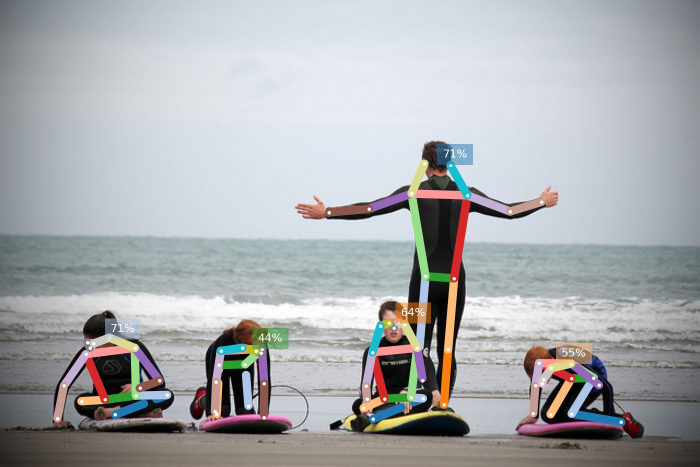
#> input picture documentation/Studienarbeit/images/keypoint-detection.jpeg, 1400 x 934 px, given in place of 20190402_142557.mov, which was not available (shown at 1/2 size)
$ jupyter execute --allow-errors movement_detection.ipynb   (text cells are left out)
#> lines starting #> are read from the running program, lines starting #| are printed output that depends on the picture; pictures that were not available may be replaced by others from this repository, and a replacement may not be noted
#> further down, frame is the input picture: shape (934, 1400, 3); mean B, G, R 174.2, 171.9, 169.5
#> `resized_frame = cv2.resize(src=frame, dsize=(1000, 563))`:
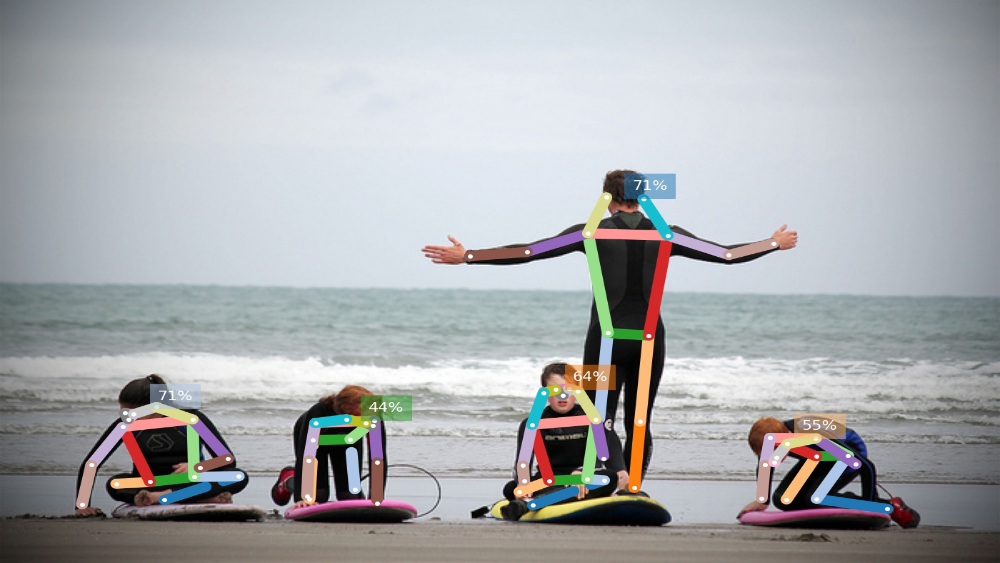
#> resized_frame: shape (563, 1000, 3); mean B, G, R 174.1, 171.8, 169.4
#> `gray_frame = cv2.cvtColor(src=resized_frame, code=cv2.COLOR_BGR2GRAY)`:
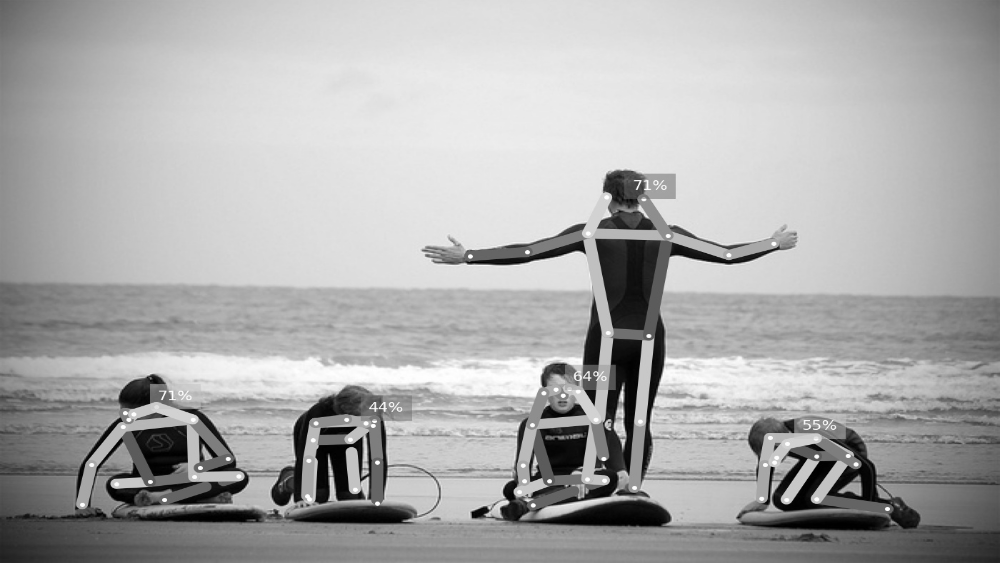
#> gray_frame: shape (563, 1000); min 0, max 255, mean 171.3
#> `blur_frame = cv2.GaussianBlur(src=gray_frame, ksize=(21, 21), sigmaX=0)`:
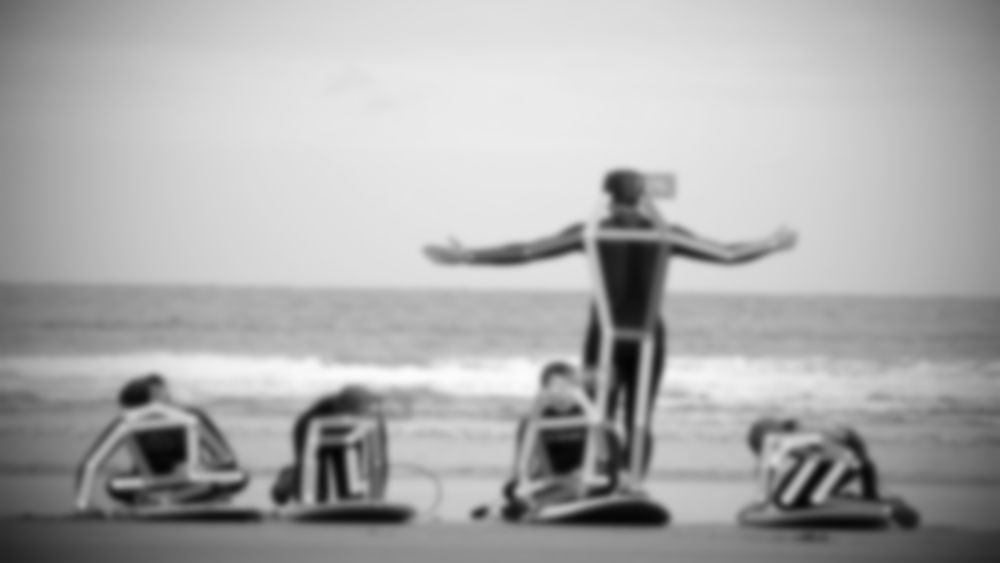
#> blur_frame: shape (563, 1000); min 4, max 252, mean 171.3
[cell 1]
from time import time
import numpy as np
import cv2

video = cv2.VideoCapture('20190402_142557.mov')

# Print fps of video
fps_video = video.get(cv2.CAP_PROP_FPS)
print ("Frames per second: {}".format(fps_video))

# real time fps
prev_frame_time = 0
new_frame_time = 0

static_frame = None

#> (the rest of this cell did not finish here and is left out)
